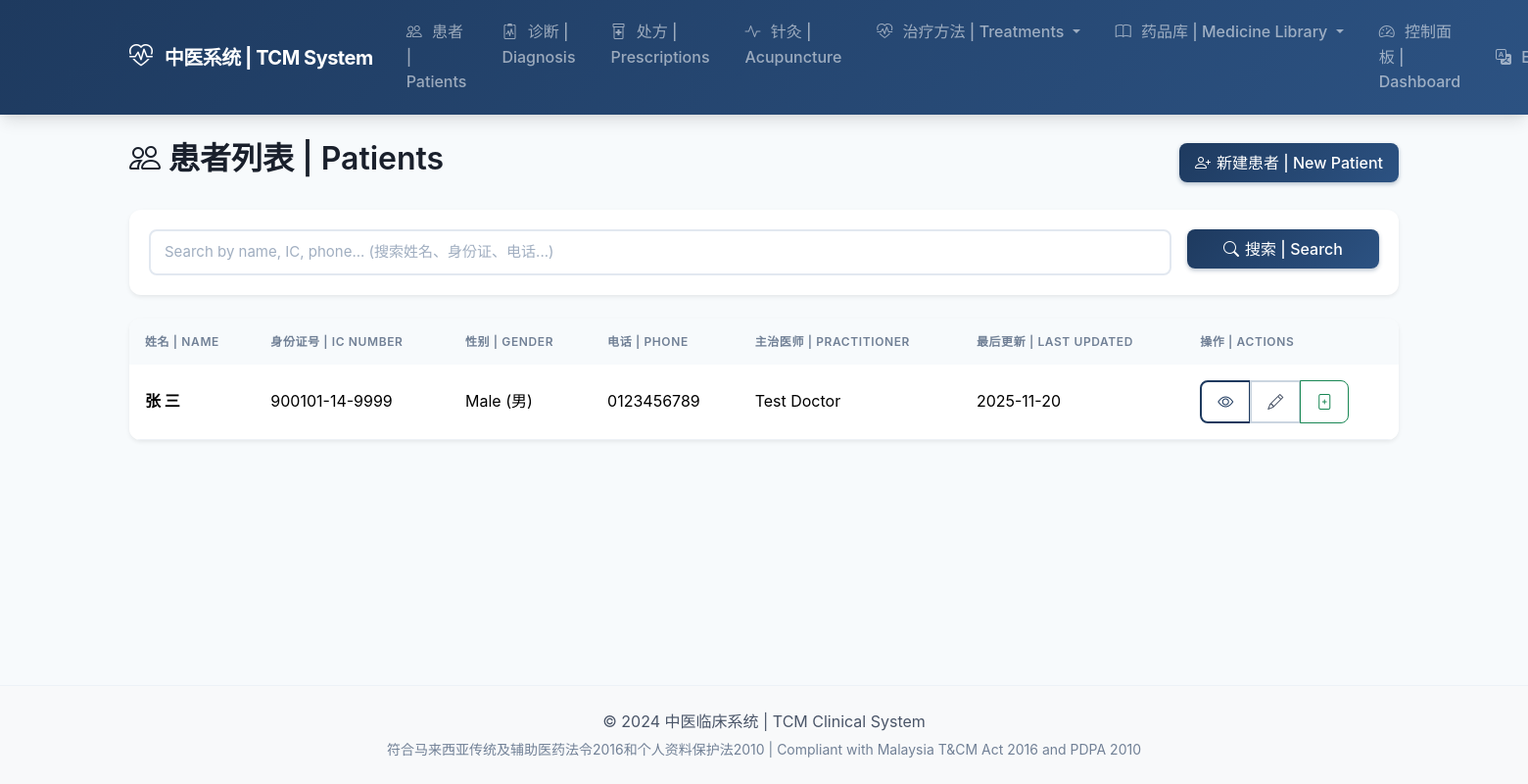
The app's page /patients/ (signed in) with its own data.
### patients/models.py (models this page shows, shortened)
class Patient(models.Model):
    class Gender(models.TextChoices):
        MALE = 'M', _('Male (男)')
        FEMALE = 'F', _('Female (女)')
        OTHER = 'O', _('Other (其他)')
    class BloodType(models.TextChoices):
        A_POSITIVE = 'A+', 'A+'
        A_NEGATIVE = 'A-', 'A-'
        B_POSITIVE = 'B+', 'B+'
        B_NEGATIVE = 'B-', 'B-'
        AB_POSITIVE = 'AB+', 'AB+'
        AB_NEGATIVE = 'AB-', 'AB-'
        O_POSITIVE = 'O+', 'O+'
        O_NEGATIVE = 'O-', 'O-'
        UNKNOWN = 'UK', _('Unknown')
    patient_id = models.UUIDField(
        default=uuid.uuid4,
        editable=False,
        unique=True,
    )
    first_name = models.CharField(
        _('First Name'),
        max_length=100,
    )
    last_name = models.CharField(
        _('Last Name'),
        max_length=100,
    )
    chinese_name = models.CharField(
        _('Chinese Name (中文姓名)'),
        max_length=100,
        blank=True,
    )
    ic_number = models.CharField(
        _('IC/Passport Number'),
        max_length=30,
        unique=True,
        help_text=_('Malaysian IC or Passport number'),
    )
    date_of_birth = models.DateField(
        _('Date of Birth'),
    )
    gender = models.CharField(
        _('Gender'),
        max_length=1,
        choices=Gender.choices,
    )
    blood_type = models.CharField(
        _('Blood Type'),
        max_length=3,
        choices=BloodType.choices,
        default=BloodType.UNKNOWN,
    )
    phone = models.CharField(
        _('Phone Number'),
        max_length=20,
    )
    email = models.EmailField(
        _('Email'),
        blank=True,
    )
    address = models.TextField(
        _('Address'),
    )
    emergency_contact_name = models.CharField(
        _('Emergency Contact Name'),
        max_length=100,
        blank=True,
    )
    emergency_contact_phone = models.CharField(
        _('Emergency Contact Phone'),
        max_length=20,
        blank=True,
    )
    allergies = models.TextField(
        _('Allergies (过敏史)'),
        blank=True,
        help_text=_('List all known allergies to medications, herbs, or substances'),
    )
    chronic_conditions = models.TextField(
        _('Chronic Conditions (慢性疾病)'),
        blank=True,
        help_text=_('e.g., Diabetes, Hypertension, Heart Disease'),
    )
    current_medications = models.TextField(
        _('Current Medications (目前用药)'),
        blank=True,
        help_text=_('List all current Western and TCM medications'),
    )
    medical_history = models.TextField(
        _('Medical History (病史)'),
        blank=True,
        help_text=_('Past surgeries, major illnesses, hospitalizations'),
    )
    family_history = models.TextField(
        _('Family History (家族史)'),
        blank=True,
        help_text=_('Hereditary conditions in family'),
    )
    tcm_constitution = models.CharField(
        _('TCM Constitution (中医体质)'),
        max_length=100,
        blank=True,
        help_text=_('e.g., 气虚质, 阳虚质, 痰湿质'),
    )
    photo = models.ImageField(
        _('Photo'),
        upload_to='patients/photos/',
        blank=True,
        null=True,
    )
    notes = models.TextField(
        _('Additional Notes'),
        blank=True,
    )
    assigned_practitioner = models.ForeignKey(
        settings.AUTH_USER_MODEL,
        on_delete=models.SET_NULL,
        null=True,
        blank=True,
        related_name='patients',
        limit_choices_to={'role': 'practitioner'},
        verbose_name=_('Assigned Practitioner'),
    )
    user_account = models.OneToOneField(
        settings.AUTH_USER_MODEL,
        on_delete=models.SET_NULL,
        null=True,
        blank=True,
        related_name='patient_profile',
        verbose_name=_('User Account'),
    )
    consent_data_sharing = models.BooleanField(
        _('Consent to Data Sharing'),
        default=False,
        help_text=_('PDPA 2010 compliant consent for data sharing'),
    )
    consent_date = models.DateField(
        _('Consent Date'),
        null=True,
        blank=True,
    )
    is_active = models.BooleanField(
        _('Active'),
        default=True,
    )
    created_at = models.DateTimeField(auto_now_add=True)
    updated_at = models.DateTimeField(auto_now=True)
    class Meta:
        verbose_name = _('Patient')
        verbose_name_plural = _('Patients')
        ordering = ['-updated_at']
    @property
    def full_name(self):
        return f"{self.first_name} {self.last_name}"

### accounts/models.py (models this page shows, shortened)
class User(AbstractUser):
    class Role(models.TextChoices):
        ADMIN = 'admin', _('Administrator (系统管理员)')
        PRACTITIONER = 'practitioner', _('TCM Practitioner (中医师)')
        PATIENT = 'patient', _('Patient (患者)')
    role = models.CharField(
        _('Role'),
        max_length=20,
        choices=Role.choices,
        default=Role.PATIENT,
    )
    phone = models.CharField(
        _('Phone Number'),
        max_length=20,
        blank=True,
    )
    ic_number = models.CharField(
        _('IC/Passport Number'),
        max_length=30,
        blank=True,
        help_text=_('Malaysian IC or Passport number'),
    )
    date_of_birth = models.DateField(
        _('Date of Birth'),
        null=True,
        blank=True,
    )
    address = models.TextField(
        _('Address'),
        blank=True,
    )
    profile_photo = models.ImageField(
        _('Profile Photo'),
        upload_to='profiles/',
        blank=True,
        null=True,
    )
    license_number = models.CharField(
        _('T&CM License Number'),
        max_length=50,
        blank=True,
        help_text=_('Traditional & Complementary Medicine practitioner license'),
    )
    specialization = models.CharField(
        _('Specialization'),
        max_length=100,
        blank=True,
        help_text=_('e.g., Acupuncture, Herbal Medicine, Tuina'),
    )
    clinic_name = models.CharField(
        _('Clinic Name'),
        max_length=200,
        blank=True,
    )
    created_at = models.DateTimeField(auto_now_add=True)
    updated_at = models.DateTimeField(auto_now=True)
    class Meta:
        verbose_name = _('User')
        verbose_name_plural = _('Users')
        ordering = ['-created_at']
    @property
    def is_practitioner(self):
        return self.role == self.Role.PRACTITIONER

### patients/views.py (the view, shortened to what this page needs)
# urls.py: path('', views.PatientListView.as_view(), name='list'),
class PatientListView(LoginRequiredMixin, PractitionerRequiredMixin, ListView):
    model = Patient
    template_name = 'patients/patient_list.html'
    context_object_name = 'patients'
    paginate_by = 20
    def get_queryset(self):
        queryset = Patient.objects.filter(is_active=True)
        if self.request.user.is_practitioner and not self.request.user.is_staff:
            queryset = queryset.filter(assigned_practitioner=self.request.user)
        search_query = self.request.GET.get('q', '').strip()
        return queryset.select_related('assigned_practitioner')
    def get_context_data(self, **kwargs):
        context = super().get_context_data(**kwargs)
        context['search_form'] = PatientSearchForm(self.request.GET)
        return context

### patients/forms.py
class PatientSearchForm(forms.Form):
    q = forms.CharField(
        required=False,
        widget=forms.TextInput(attrs={
            'class': 'form-control',
            'placeholder': _('Search by name, IC, phone... (搜索姓名、身份证、电话...)'),
        }),
    )

### patients/views.py (called while the page is built)
    def test_func(self):
        return self.request.user.is_authenticated and (
            self.request.user.is_practitioner or
            self.request.user.is_admin or
            self.request.user.is_staff
        )

### templates/patients/patient_list.html (shortened to what this page needs)
{% extends 'base.html' %}
{% load i18n %}
{% block content %}
<div class="d-flex justify-content-between align-items-center mb-4">
    <h2>
        <i class="bi bi-people"></i>
        患者列表 | Patients
    </h2>
    <div>
        <a href="{% url 'patients:create' %}" class="btn btn-primary">
            <i class="bi bi-person-plus"></i> 新建患者 | New Patient
        </a>
    </div>
</div>
<div class="card shadow-sm mb-4">
    <div class="card-body">
        <form method="get" class="row g-3">
            <div class="col-md-10">
                {{ search_form.q }}
            </div>
            <div class="col-md-2">
                <button type="submit" class="btn btn-primary w-100">
                    <i class="bi bi-search"></i> 搜索 | Search
                </button>
            </div>
        </form>
    </div>
</div>
<div class="card shadow-sm">
    <div class="card-body p-0">
        {% if patients %}
        <div class="table-responsive">
            <table class="table table-hover mb-0">
                <thead class="table-light">
                    <tr>
                        <th>姓名 | Name</th>
                        <th>身份证号 | IC Number</th>
                        <th>性别 | Gender</th>
                        <th>电话 | Phone</th>
                        <th>主治医师 | Practitioner</th>
                        <th>最后更新 | Last Updated</th>
                        <th>操作 | Actions</th>
                    </tr>
                </thead>
                <tbody>
                    {% for patient in patients %}
                    <tr>
                        <td>
                            <strong>{{ patient.full_name }}</strong>
                        </td>
                        <td>{{ patient.ic_number }}</td>
                        <td>{{ patient.get_gender_display }}</td>
                        <td>{{ patient.phone }}</td>
                        <td>
                            {% if patient.assigned_practitioner %}
                            {{ patient.assigned_practitioner.get_full_name }}
                            {% else %}
                            <span class="text-muted">-</span>
                            {% endif %}
                        </td>
                        <td>{{ patient.updated_at|date:"Y-m-d" }}</td>
                        <td>
                            <div class="btn-group btn-group-sm">
                                <a href="{% url 'patients:detail' patient.pk %}" class="btn btn-outline-primary" title="{% trans 'View' %}">
                                    <i class="bi bi-eye"></i>
                                </a>
                                <a href="{% url 'patients:update' patient.pk %}" class="btn btn-outline-secondary" title="{% trans 'Edit' %}">
                                    <i class="bi bi-pencil"></i>
                                </a>
                                <a href="{% url 'patients:record_create' patient.pk %}" class="btn btn-outline-success" title="{% trans 'New Record' %}">
                                    <i class="bi bi-file-plus"></i>
                                </a>
                            </div>
                        </td>
                    </tr>
                    {% endfor %}
                </tbody>
            </table>
        </div>
        {% endif %}
    </div>
</div>
{% endblock %}

### static/css/style.css (style rules this page uses)
:root { --tcm-primary: #1e3a5f; --tcm-primary-light: #2c5282; --tcm-primary-dark: #152a45; --tcm-secondary: #38a169; --tcm-secondary-light: #48bb78; --tcm-accent: #ed8936; --tcm-accent-light: #f6ad55; --tcm-danger: #e53e3e; --tcm-warning: #ecc94b; --tcm-info: #4299e1; --tcm-gray-50: #f7fafc; --tcm-gray-100: #edf2f7; --tcm-gray-200: #e2e8f0; --tcm-gray-300: #cbd5e0; --tcm-gray-400: #a0aec0; --tcm-gray-500: #718096; --tcm-gray-600: #4a5568; --tcm-gray-700: #2d3748; --tcm-gray-800: #1a202c; --tcm-gradient: linear-gradient(135deg, var(--tcm-primary) 0%, var(--tcm-primary-light) 100%); --tcm-gradient-accent: linear-gradient(135deg, var(--tcm-secondary) 0%, var(--tcm-secondary-light) 100%); --shadow-sm: 0 1px 2px 0 rgba(0, 0, 0, 0.05); --shadow: 0 4px 6px -1px rgba(0, 0, 0, 0.1), 0 2px 4px -1px rgba(0, 0, 0, 0.06); --shadow-md: 0 10px 15px -3px rgba(0, 0, 0, 0.1), 0 4px 6px -2px rgba(0, 0, 0, 0.05); --shadow-lg: 0 20px 25px -5px rgba(0, 0, 0, 0.1), 0 10px 10px -5px rgba(0, 0, 0, 0.04); --transition-fast: 150ms ease; --transition-normal: 300ms ease; --radius-sm: 0.375rem; --radius: 0.5rem; --radius-lg: 0.75rem; --radius-xl: 1rem; }
* { box-sizing: border-box; }
body { min-height: 100vh; display: flex; flex-direction: column; font-family: 'Inter', -apple-system, BlinkMacSystemFont, 'Segoe UI', Roboto, sans-serif; background-color: var(--tcm-gray-50); color: var(--tcm-gray-700); line-height: 1.6; }
h1, h2, h3, h4, h5, h6 { font-weight: 600; color: var(--tcm-gray-800); line-height: 1.3; }
a { color: var(--tcm-primary); text-decoration: none; transition: color var(--transition-fast); }
.card { border: none; border-radius: var(--radius-lg); box-shadow: var(--shadow); transition: all var(--transition-normal); overflow: hidden; }
.card-body { padding: 1.25rem; }
.btn { font-weight: 500; padding: 0.5rem 1rem; border-radius: var(--radius); transition: all var(--transition-fast); display: inline-flex; align-items: center; justify-content: center; gap: 0.375rem; }
.btn i { font-size: 1rem; }
.btn-primary { background: var(--tcm-gradient); border: none; box-shadow: 0 2px 4px rgba(30, 58, 95, 0.3); }
.btn-outline-primary { color: var(--tcm-primary); border: 2px solid var(--tcm-primary); background: transparent; }
.btn-outline-secondary { color: var(--tcm-gray-600); border: 2px solid var(--tcm-gray-300); background: transparent; }
.form-control, .form-select { border: 2px solid var(--tcm-gray-200); border-radius: var(--radius); padding: 0.625rem 0.875rem; font-size: 0.9375rem; transition: all var(--transition-fast); background-color: white; }
.form-control::placeholder { color: var(--tcm-gray-400); }
.table { margin-bottom: 0; }
.table th { font-weight: 600; font-size: 0.75rem; text-transform: uppercase; letter-spacing: 0.05em; color: var(--tcm-gray-500); background-color: var(--tcm-gray-50); padding: 0.875rem 1rem; border: none; }
.table td { padding: 1rem; vertical-align: middle; border-color: var(--tcm-gray-100); }
.table tbody tr { transition: background-color var(--transition-fast); }

### records on screen
Patient: full_name "张 三", ic_number "900101-14-9999", gender "Male (男)", phone "0123456789", assigned_practitioner.get_full_name "Test Doctor", updated_at "2025-11-20"
